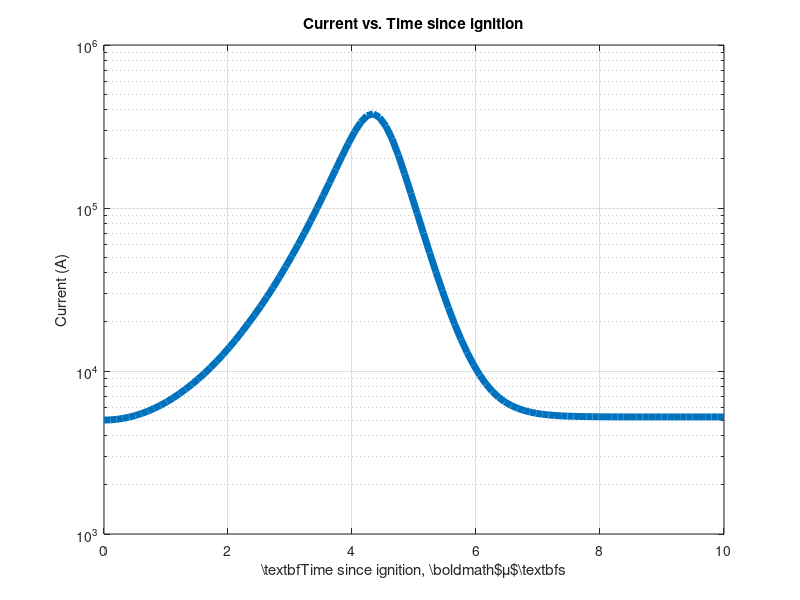
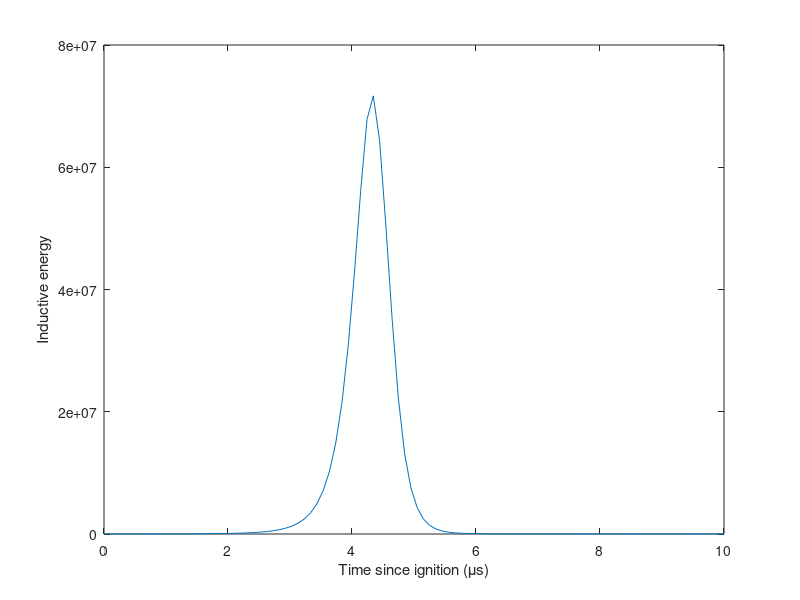
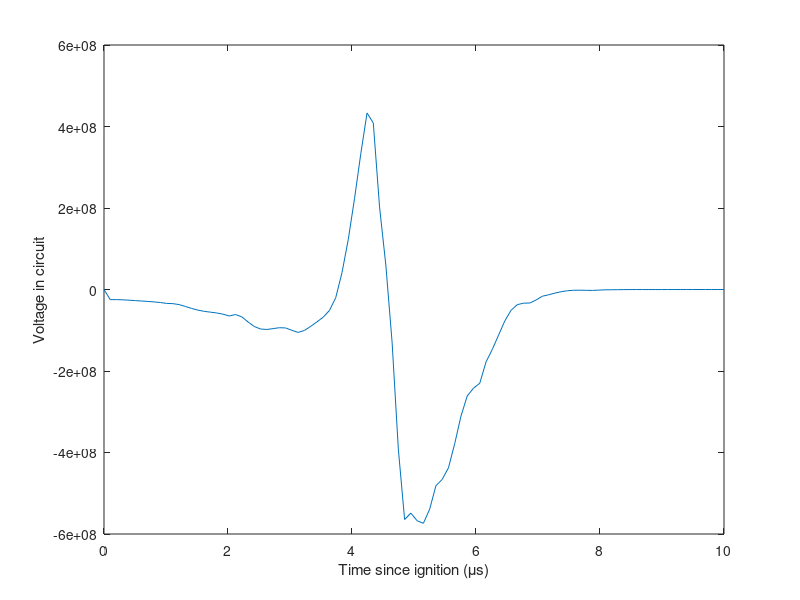
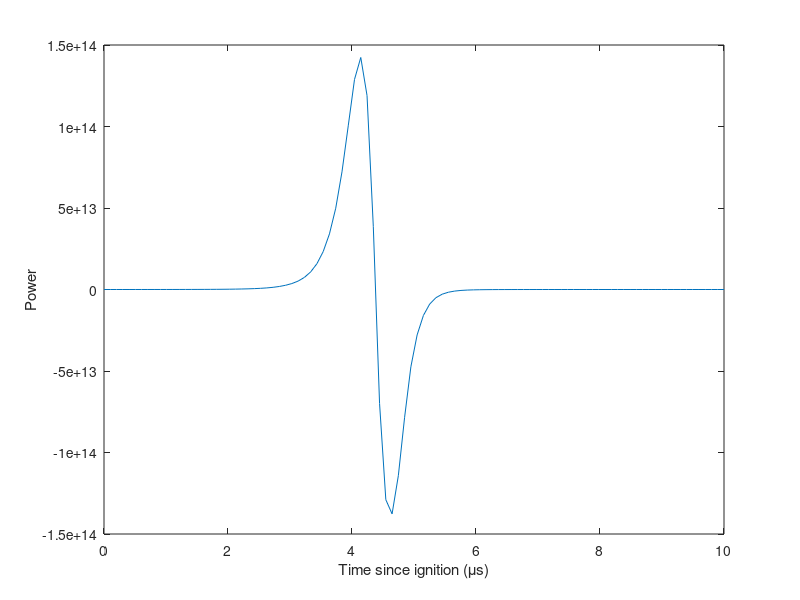

Recreate these plots in MATLAB, in order.
function E_gain = circuit_model_RL(varargin)

    % Physics constants
    mu0=4*pi*10^-7;
    
    % Nozzle Input parameters (SI units)
    x_0=1;
    A=pi*x_0^2;
    N=1e1;
    l_nozzle=(3.5)^2/4;
    v_0=5e3;
    
    % Circuit parameters
    input.L1=1e-3;
    input.l_0=0;
    input.R1=0;
    
    % Seed current
    input.I1_0=5e3;
    
    % Display parameters
    tauPerc=1;
    
    % Nozzle inductive derived parameters
    global L0
    L0=mu0*N^2*A/l_nozzle;
    L0=0.2;
    global tau
    tau=x_0/v_0;
    tau=10e-6;
    
%     function out=L_nozz_hand(x)
%         if x < tau
%             out=L0*(1-x/tau);
%         else
%             out=0;
%         end
%     end
% 
%     function out=dL_nozz_hand(x)
%         if x < tau
%             out=L0*(-1/tau);
%         else
%             out=0;
%         end
%     end

    function out=L_nozz_hand(x)
        tau_1=2e-6;
        out=L0*(exp(-x.^2/(tau_1^2))+0.5*(tanh((x-tau_1*3)/tau_1*3)+1));
        
    end

    function out=dL_nozz_hand(x)
        tau_1=2e-6;
        out=-L0*((3*(tanh((3*(3*tau_1 - x))/tau_1).^2 - 1))/(2*tau_1) + ...
            (2*x.*exp(-x.^2/tau_1^2))/tau_1^2);
    end

    input.Lt_handle=@(x) L_nozz_hand(x);
    input.dLt_handle=@(x) dL_nozz_hand(x);
    
    % Inital Conditions
    Iode=[input.I1_0];
    
    tSpan=linspace(0,tauPerc*tau);
    
    [t,y]=ode45(@(t,y) fcgfuns(t,y,input),tSpan,Iode);   

    I_1=y(:,1);
    fontSize=36;
    figure(1)
    semilogy(t*10^6,I_1,'LineWidth',5)
    xlabel('\textbf{Time since ignition,} \boldmath$\mu$\textbf{s}')
    ylabel('Current (A)')
    title('Current vs. Time since ignition')
%    xlabel('\textbf{Time since ignition (}{\boldmath$\mu$}\textbf{sec)}','interpreter','latex','fontsize',fontSize)
%     ylabel('\textbf{Current (A)}','interpreter','latex','fontsize',fontSize)
%     set(gca,'fontsize',28)
%     set(gca,'LineWidth',2)
    grid on
    
    [E_gain,ind]=max(0.5*input.L1*I_1.^2);
    
    voltage_in_circuit=L_nozz_hand(t).*[0;(diff(I_1)./diff(t))]+dL_nozz_hand(t).*I_1;
    
    voltage_L1=input.L1.*[0;(diff(I_1)./diff(t))];
    
    figure(6)
    plot(t*1e6,0.5*input.L1*I_1.^2)
    xlabel('Time since ignition (\mus)')
    ylabel('Inductive energy')
    
    figure(8)
    plot(t*1e6,voltage_L1.*I_1)
    xlabel('Time since ignition (\mus)')
    ylabel('Power')
    Power_vec_L1=abs(voltage_L1.*I_1);
    E_heat_L1=zeros(length(Power_vec_L1),1);
    for i=2:length(Power_vec_L1)
        E_heat_L1(i)=trapz(t(1:i),Power_vec_L1(1:i));
    end
    figure(9)
    plot(t*1e6,E_heat_L1)
    xlabel('Time since ignition (\mus)')
    ylabel('Heating energy (J)')
    
    max_heat=max(E_heat_L1(ind))
    
    figure(7)
    plot(t*1e6,voltage_in_circuit)
    xlabel('Time since ignition (\mus)')
    ylabel('Voltage in circuit')
    
    %this is the ode circuit solver
    function dI = fcgfuns(t,y,holderArray)
        %varargin is a structure that is assumed to hold the following
        %fields
        I1=y;
        if ~isfield(holderArray,'Lt_handle')
            msgID = 'fcgfuns:BadInput';
            msg = 'No Lt_handle input field found.';
            baseException = MException(msgID,msg);
            throw(baseException);
        end
        
        if ~isfield(holderArray,'dLt_handle')
            msgID = 'fcgfuns:BadInput';
            msg = 'No dLt_handle input field found.';
            baseException = MException(msgID,msg);
            throw(baseException);
        end
        
        if ~isfield(holderArray,'L1')
            L_1=0;
        else
            L_1=holderArray.L1;
        end
        
        if ~isfield(holderArray,'l_0')
            l=0;
        else
            l=holderArray.l_0;
        end
        
        if ~isfield(holderArray,'R1')
            R_1=0;
        else
            R_1=holderArray.R1;
        end
        
        if ~isfield(holderArray,'I1_0')
            I10=1e6;
        else
            I10=holderArray.I1_0;
        end

        L_0=holderArray.Lt_handle(t)-l-L_1;
        flux=I10*L0;
        dI = zeros(1,1);
        
        dI(1,1) = (1/L_0)*(R_1*I1-(holderArray.dLt_handle(t)*flux/holderArray.Lt_handle(t)));
    end
end